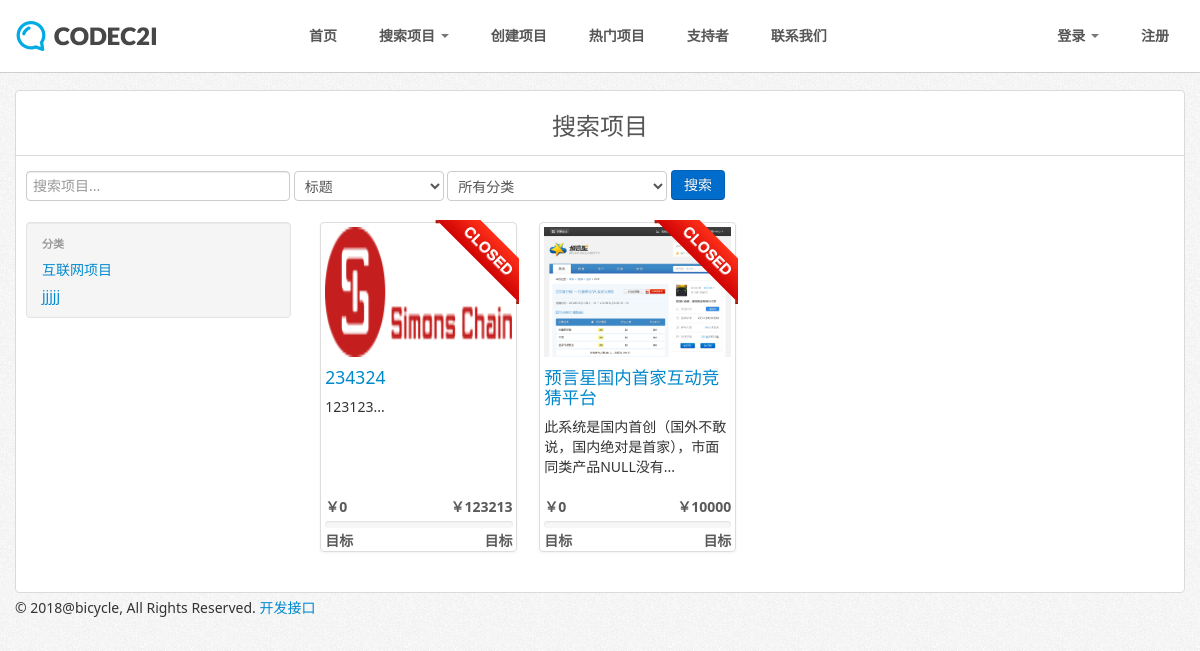
Screenshot of /search.php with the database file from the repository.
### tables this page shows
CREATE TABLE IF NOT EXISTS `categories` (
  `id` bigint(20) unsigned NOT NULL AUTO_INCREMENT,
  `name` varchar(150) NOT NULL,
  `status` enum('0','1') NOT NULL DEFAULT '0',
  PRIMARY KEY (`id`)
);

CREATE TABLE IF NOT EXISTS `investments` (
  `id` bigint(20) unsigned NOT NULL AUTO_INCREMENT,
  `creator_id` bigint(20) unsigned NOT NULL,
  `created` datetime NOT NULL,
  `name` varchar(150) NOT NULL,
  `description` varchar(250) NOT NULL,
  `investment_wanted` bigint(20) unsigned NOT NULL,
  `amount_invested` bigint(20) unsigned NOT NULL,
  `invested` enum('0','1') NOT NULL DEFAULT '0',
  `expires` datetime NOT NULL,
  `main_picture` varchar(255) NOT NULL,
  `status` enum('0','1','2') NOT NULL DEFAULT '0',
  `thumbnail` varchar(255) NOT NULL,
  `main_description` text NOT NULL,
  `category_id` bigint(20) unsigned NOT NULL,
  `investment_message` varchar(200) NOT NULL,
  `investor_count` bigint(20) unsigned NOT NULL,
  `featured` enum('0','1') NOT NULL DEFAULT '0',
  `project_closed_message` varchar(200) NOT NULL,
  `top_theme` enum('0','1') NOT NULL DEFAULT '0',
  `theme` varchar(255) NOT NULL,
  `custom_theme` enum('0','1') NOT NULL DEFAULT '0',
  `ctheme` varchar(255) NOT NULL,
  `video` varchar(255) NOT NULL,
  PRIMARY KEY (`id`)
);

### includes/classes/database.class.php (called while the page is built, shortened)
<?php
class MySQLDatabase {
	private $connection;
	public function open_connection() {
		$this->connection = mysqli_connect(DB_SERVER, DB_USER, DB_PASS, DB_NAME);
		mysqli_query($this->connection, 'SET NAMES utf8');
	}
	public function query($sql) {
		$result = mysqli_query($this->connection, $sql);
		return $result;
	}
   public function fetch_array($result_set) {
    return mysqli_fetch_array($result_set);
   }
}
$database = new MySQLDatabase();

### includes/classes/investments.class.php (called while the page is built, shortened)
<?php
class Investments {
	protected static $db_fields = array('id','creator_id','created','name','description','investment_wanted','amount_invested', 'contract_address','invested','expires','main_picture','status','investment_id','question','answer','datetime','user_id','date_pledged','message','sent','type','amount','number_left','thumbnail','main_description','category_id','investment_message','investor_count','featured','project_closed_message','investment_id','question','answer','datetime','user_id','amount','date_invested','message','sent','type','title','theme','top_theme','custom_theme','ctheme','video');
	public static function get_categories($admin=""){
		if($admin == "confirmed"){
			return self::find_by_sql("SELECT * FROM categories ");
		} else {
			return self::find_by_sql("SELECT * FROM categories WHERE status = '1' ");
		}
	}
  	public static function find_by_sql($sql="") {
    global $database;
    $result_set = $database->query($sql);
    $object_array = array();
    while ($row = $database->fetch_array($result_set)) {
      $object_array[] = self::instantiate($row);
    }
    return $object_array;
    }
	private static function instantiate($record) {
    	$object = new self;
		foreach($record as $attribute=>$value){
		  if($object->has_attribute($attribute)) {
		    $object->$attribute = $value;
		  }
		}
		return $object;
	}
	private function has_attribute($attribute) {
	  return array_key_exists($attribute, $this->attributes());
	}
	protected function attributes() {
	  $attributes = array();
	  foreach(self::$db_fields as $field) {
	    if(property_exists($this, $field)) {
	      $attributes[$field] = $this->$field;
	    }
	  }
	  return $attributes;
	}
}

### includes/classes/pagination.class.php (called while the page is built, shortened)
<?php
class Pagination {
  public $current_page;
  public $per_page;
  public function __construct($page=1, $per_page=20, $total_count=0){
  	$this->current_page = (int)$page;
    $this->per_page = (int)$per_page;
  }
  public function offset() {
    return ($this->current_page - 1) * $this->per_page;
  }
}

### search.php (the view, shortened to what this page needs)
<?php require_once("includes/inc_files.php");
if(isset($_GET['search'])){
	$search = true;
	$query = preg_replace('#[^a-z 0-9?!]#i', '', $_GET['search']);
	$end = "";
	if($_GET['category'] != "all"){
		$category_id = $_GET['category'];
		$end .= "category_id = '".$category_id."' ";
	}
	if(empty($_GET['filter']) || $_GET['filter'] == "title"){
		if($end != ""){
			$end = "AND ".$end;
		}
		$sql = "SELECT id,name,investment_wanted,amount_invested,description,thumbnail,expires FROM investments WHERE status = '1' AND name LIKE '%$query%' $end ORDER BY created DESC";
	} else if($_GET['filter'] == "description") {
		if($end != ""){
			$end = "AND ".$end;
		}
		$sql = "SELECT id,name,investment_wanted,amount_invested,description,thumbnail,expires FROM investments WHERE status = '1' AND description LIKE '%$query%' $end ORDER BY created DESC";
	} else if($_GET['filter'] == "started_by") {
		$search_username = User::find_id_by_username($query);
		if($end != ""){
			$end = "AND ".$end;
		}
		$sql = "SELECT id,name,investment_wanted,amount_invested,description,thumbnail,expires FROM investments WHERE status = '1' AND creator_id LIKE '%$search_username%' $end ORDER BY created DESC";
	} else {
		if($end != ""){
			$end = "AND ".$end;
		}
		$sql = "SELECT id,name,investment_wanted,amount_invested,description,thumbnail,expires FROM investments WHERE status = '1' $end ORDER BY created DESC";
	}
	$query_data = Investments::find_by_sql($sql);
	$page = !empty($_GET['page']) ? (int)$_GET['page'] : 1;
	$per_page = 20;
	$total_count = count($query_data);
	$pagination = new Pagination($page, $per_page, $total_count);
	$sql .= " LIMIT {$per_page} OFFSET {$pagination->offset()}";
	$query_data = Investments::find_by_sql($sql);
} else {
	$query_data = Investments::find_by_sql("SELECT id,name,investment_wanted,amount_invested,description,thumbnail,expires FROM investments WHERE status = '1' ORDER BY created DESC");
	$page = !empty($_GET['page']) ? (int)$_GET['page'] : 1;
	$per_page = 20;
	$total_count = count($query_data);
	$pagination = new Pagination($page, $per_page, $total_count);
	$sql = "SELECT id,name,investment_wanted,amount_invested,description,thumbnail,expires FROM investments WHERE status = '1' ORDER BY created DESC LIMIT {$per_page} OFFSET {$pagination->offset()}";
	$query_data = Investments::find_by_sql($sql);
}
?>
<?php $page_title = "搜索项目"; require_once("includes/themes/".THEME_NAME."/header.php"); ?>
<div class="title">
	<h1><?php echo $page_title; ?></h1>
</div>
	<form action="search.php" method="GET" class="form-search">
		<input type="text" placeholder="搜索项目..." name="search" class="input-xlarge" style="width:250px;">
		<select name="filter" style="width: 150px;">
			<option value="title" <?php if(isset($_GET['filter']) && $_GET['filter'] == "title"){echo "selected=\"selected\" ";} ?>>标题</option>
		</select>
		<select name="category">
			<option value="all" <?php if(isset($_GET['category']) && $_GET['category'] == "all"){echo "selected=\"selected\" ";} ?>>所有分类</option>
			<?php foreach(Investments::get_categories() as $category){ ?>
				<option value="<?php echo $category->id; ?>" <?php if(isset($_GET['category']) && $_GET['category'] == $category->id){echo "selected=\"selected\" ";} ?>><?php echo $category->name; ?></option>
			<?php } ?>
		</select>
		<button type="submit" class="btn btn-primary">搜索</button>
	</form>
	<div class="row-fluid">
		<div class="span3">
			<div class="well" style="max-width: 340px; padding: 8px 0;">
				<ul class="nav nav-list">
					<li class="nav-header">分类</li>
					<?php foreach(Investments::get_categories() as $category){ ?>
					<li <?php if(isset($_GET['category']) && $_GET['category'] == $category->id){echo "class=\"active\" ";} ?>><a href="<?php echo WWW."search.php?search=&filter=&category=".$category->id; ?>"><?php echo $category->name; ?></a></li>
					<?php } ?>
				</ul>
			</div>
		</div>
		<div class="span9">
			<?php if(empty($query_data)){ ?>
				<strong>对不起，我们无法找到任何搜索结果。</strong>
			<?php } else { ?>
			<ul class="thumbnails">
				<?php foreach($query_data as $data): ?>
				<li class="span3">
					<div class="thumbnail" style="position: relative; height: 320px;">
						<?php if(strtotime($data->expires) < time()){ ?>
						<div class="ribbon-wrapper-right"><div class="ribbon-red">CLOSED</div></div>
						<?php } ?>
						<img src="<?php echo WWW; ?>assets/project/<?php echo $data->id."/images/".$data->thumbnail; ?>" style="height:130px" alt="Image" />
						<a href="<?php echo WWW."project.php?id=".$data->id; ?>">
							<h4><?php echo $data->name; ?></h4>
						</a>
						<p><?php echo substr($data->description, 0, 100)."..."; ?></p>
						<div style="position: absolute; bottom: 0;width: 96%;">
							<span style="float:left;" class="progress_title"><?php echo CURRENCYSYMBOL.$data->amount_invested; ?></span><span style="float:right;" class="progress_title"><?php echo CURRENCYSYMBOL.$data->investment_wanted; ?></span>
							<div class="progress progress-success progress-striped" style="height:7px;margin-top: 4px;margin-bottom:3px;"></div>
							<span style="float:left;" class="progress_title">目标</span><span style="float:right;" class="progress_title">目标</span>
						</div>
					</div>
				</li>
				<?php endforeach; ?>
			</ul>
			<?php } ?>
		</div>
	</div>
<?php require_once("includes/themes/".THEME_NAME."/footer.php"); ?>

### includes/themes/mds_light/css/main.css (style rules this page uses)
body { margin: 90px 0 0 0 !important; background: white url('../img/bgnoise.png') repeat; }
#content .title { text-align: center; border-bottom: 1px solid #dadada; margin: 0px -10px 14px; color: #565656; }
#content .title h1 { font-size: 24px; line-height: 30px; margin-bottom: 14px; }
.progress { margin-bottom: 0px; }

### includes/global/css/custom.css (style rules this page uses)
.settings .btn { margin-bottom: 2px; }
.thumbnails .span3 .thumbnail img { height: 175px; }
.progress_title { color: rgb(90, 90, 90); font-weight: bold; }
.ribbon-wrapper-right { width: 85px; height: 88px; overflow: hidden; position: absolute; top: -3px; right: -3px; }
.ribbon-red { font: bold 15px Sans-Serif; text-align: center; text-shadow: rgba(255,255,255,0.5) 0px 1px 0px; -webkit-transform: rotate(45deg); -moz-transform: rotate(45deg); -ms-transform: rotate(45deg); -o-transform: rotate(45deg); position: relative; padding: 7px 0; left: -5px; top: 15px; width: 120px; background: #ff3019; background: -moz-linear-gradient(top, #ff3019 0%, #cf0404 100%); background: -webkit-gradient(linear, left top, left bottom, color-stop(0%,#ff3019), color-stop(100%,#cf0404)); background: -webkit-linear-gradient(top, #ff3019 0%,#cf0404 100%); background: -o-linear-gradient(top, #ff3019 0%,#cf0404 100%); background: -ms-linear-gradient(top, #ff3019 0%,#cf0404 100%); background: linear-gradient(to bottom, #ff3019 0%,#cf0404 100%); filter: progid:DXImageTransform.Microsoft.gradient( startColorstr='#ff3019', endColorstr='#cf0404',GradientType=0 ); color: white; }
.ribbon-red:before, .ribbon-red:after { content: ""; border-top: 3px solid rgb(160, 22, 7); border-left: 3px solid transparent; border-right: 3px solid transparent; position:absolute; bottom: -3px; }
.ribbon-red:before { left: 0; }
.ribbon-red:after { right: 0; }

### rows the page displays
categories: name "互联网项目"
categories: name "jjjjj"
investments: shows "CLOSED", thumbnail (picture), name "234324", description "123123", amount_invested "0", investment_wanted "123213"
investments: shows "CLOSED", thumbnail (picture), name "预言星国内首家互动竞猜平台", description "此系统是国内首创（国外不敢说，国内绝对是首家），市面同类产品NULL没有", amount_invested "0", investment_wanted "10000"

### other values shown
$page_title "搜索项目"
